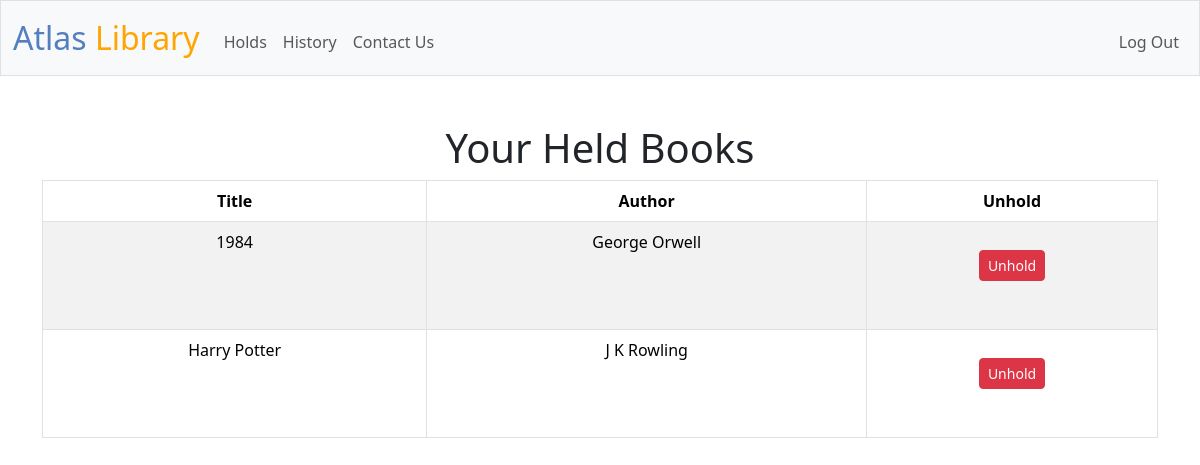
/holds (signed in), run on the app's committed database.
### tables this page shows
CREATE TABLE "holds" ("Title" TEXT, "Author" TEXT, user_id INTEGER);

### app.py (the view)
@app.route("/holds")
@login_required
def holds():
    holds = db.execute("SELECT Title, Author FROM holds WHERE user_id = ?", session["user_id"])
    return render_template("holds.html", holds=holds)

### app.py (called while the page is built)
@app.after_request
def after_request(response):
    response.headers["Cache-Control"] = "no-cache, no-store, must-revalidate"
    response.headers["Expires"] = 0
    response.headers["Pragma"] = "no-cache"
    return response

### helpers.py (called while the page is built)
def login_required(f):
    @wraps(f)
    def decorated_function(*args, **kwargs):
        if session.get("user_id") is None:
            return redirect("/login")
        return f(*args, **kwargs)
    return decorated_function

### templates/holds.html (shortened to what this page needs)
{% extends "layout.html" %}
{% block main %}
    <h1>Your Held Books</h1>
    <table class="table table-bordered table-striped">
        <thead>
            <tr>
                <th>Title</th>
                <th>Author</th>
                <th>Unhold</th>
            </tr>
        </thead>
        <tbody>
            {% if holds %}
                {% for hold in holds %}
                    <tr>
                        <td>{{ hold['Title'] }}</td>
                        <td>{{ hold['Author'] }}</td>
                        <td>
                            <form action="/unhold" method="POST">
                                <button class="btn btn-danger btn-sm" type="submit">Unhold</button>
                            </form>
                        </td>
                    </tr>
                {% endfor %}
            {% else %}
                <tr>
                    <td colspan="3">No held books found.</td>
                </tr>
            {% endif %}
        </tbody>
    </table>
{% endblock %}

### static/styles.css (style rules this page uses)
form { margin-top: 20px; margin-bottom: 40px; }

### data on the page
holds: Title "1984", Author "George Orwell"
holds: Title "Harry Potter", Author "J K Rowling"
